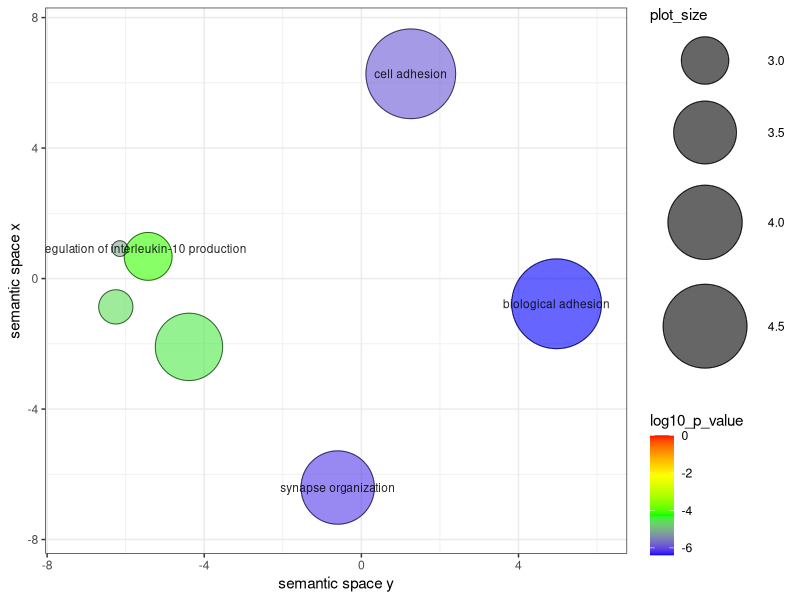
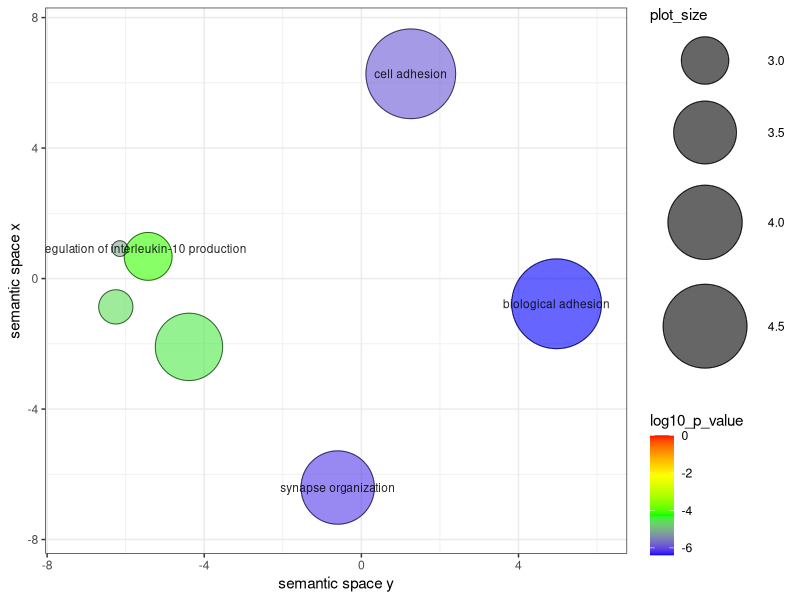

Recreate these plots in R, in order.


# A plotting R script produced by the REVIGO server at http://revigo.irb.hr/
# If you found REVIGO useful in your work, please cite the following reference:
# Supek F et al. "REVIGO summarizes and visualizes long lists of Gene Ontology
# terms" PLoS ONE 2011. doi:10.1371/journal.pone.0021800


# --------------------------------------------------------------------------
# If you don't have the ggplot2 package installed, uncomment the following line:
# install.packages( "ggplot2" );
library( ggplot2 );
# --------------------------------------------------------------------------
# If you don't have the scales package installed, uncomment the following line:
# install.packages( "scales" );
library( scales );


# --------------------------------------------------------------------------
# Here is your data from REVIGO. Scroll down for plot configuration options.

revigo.names <- c("term_ID","description","frequency_%","plot_X","plot_Y","plot_size","log10_p_value","uniqueness","dispensability");
revigo.data <- rbind(c("GO:0007155","cell adhesion", 0.544, 1.258, 6.277, 4.844,-5.8861,0.568,0.000),
c("GO:0022610","biological adhesion", 0.550, 4.970,-0.773, 4.849,-6.3883,0.853,0.000),
c("GO:0050808","synapse organization", 0.070,-0.603,-6.406, 3.956,-6.1267,0.715,0.000),
c("GO:0032693","negative regulation of interleukin-10 production", 0.003,-6.150, 0.919, 2.587,-5.0595,0.301,0.046),
c("GO:0021516","dorsal spinal cord development", 0.004,-6.252,-0.868, 2.727,-4.5817,0.585,0.383),
c("GO:0007416","synapse assembly", 0.038,-4.389,-2.094, 3.685,-4.4660,0.511,0.569),
c("GO:0032613","interleukin-10 production", 0.008,-5.428, 0.680, 3.012,-4.1385,0.528,0.677));

one.data <- data.frame(revigo.data);
names(one.data) <- revigo.names;
one.data <- one.data [(one.data$plot_X != "null" & one.data$plot_Y != "null"), ];
one.data$plot_X <- as.numeric( as.character(one.data$plot_X) );
one.data$plot_Y <- as.numeric( as.character(one.data$plot_Y) );
one.data$plot_size <- as.numeric( as.character(one.data$plot_size) );
one.data$log10_p_value <- as.numeric( as.character(one.data$log10_p_value) );
one.data$frequency <- as.numeric( as.character(one.data$frequency) );
one.data$uniqueness <- as.numeric( as.character(one.data$uniqueness) );
one.data$dispensability <- as.numeric( as.character(one.data$dispensability) );
#head(one.data);


# --------------------------------------------------------------------------
# Names of the axes, sizes of the numbers and letters, names of the columns,
# etc. can be changed below

p1 <- ggplot( data = one.data );
p1 <- p1 + geom_point( aes( plot_X, plot_Y, colour = log10_p_value, size = plot_size), alpha = I(0.6) ) + scale_size_area();
p1 <- p1 + scale_colour_gradientn( colours = c("blue", "green", "yellow", "red"), limits = c( min(one.data$log10_p_value), 0) );
p1 <- p1 + geom_point( aes(plot_X, plot_Y, size = plot_size), shape = 21, fill = "transparent", colour = I (alpha ("black", 0.6) )) + scale_size_area();
p1 <- p1 + scale_size( range=c(5, 30)) + theme_bw(); # + scale_fill_gradientn(colours = heat_hcl(7), limits = c(-300, 0) );
ex <- one.data [ one.data$dispensability < 0.15, ]; 
p1 <- p1 + geom_text( data = ex, aes(plot_X, plot_Y, label = description), colour = I(alpha("black", 0.85)), size = 3 );
p1 <- p1 + labs (y = "semantic space x", x = "semantic space y");
p1 <- p1 + theme(legend.key = element_blank()) ;
one.x_range = max(one.data$plot_X) - min(one.data$plot_X);
one.y_range = max(one.data$plot_Y) - min(one.data$plot_Y);
p1 <- p1 + xlim(min(one.data$plot_X)-one.x_range/10,max(one.data$plot_X)+one.x_range/10);
p1 <- p1 + ylim(min(one.data$plot_Y)-one.y_range/10,max(one.data$plot_Y)+one.y_range/10);



# --------------------------------------------------------------------------
# Output the plot to screen

p1;

# Uncomment the line below to also save the plot to a file.
# The file type depends on the extension (default=pdf).

ggsave("Revigo_scatterplot_MTWvsMPI.pdf");
